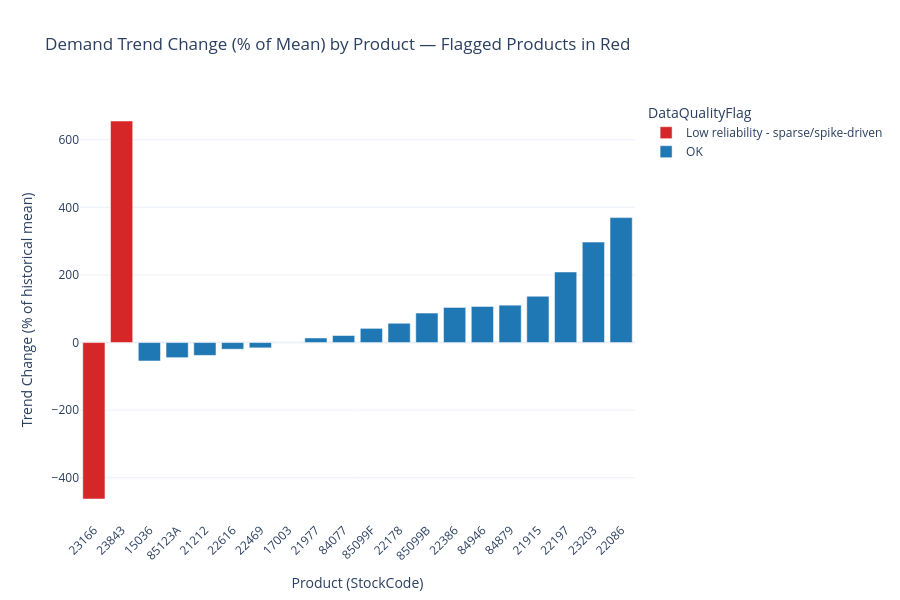

Notebook source saved alongside this figure:
### Code cell
import plotly.express as px

# Sort products by trend change (most negative → most positive)
seasonality_sorted = seasonality.sort_values(
    by='TrendChangeVsMean%',
    ascending=True
)

fig_trends = px.bar(
    seasonality_sorted,
    x='StockCode',
    y='TrendChangeVsMean%',
    color='DataQualityFlag',
    color_discrete_map={
        'OK': '#1f77b4',
        'Low reliability - sparse/spike-driven': '#d62728'
    },
    title='Demand Trend Change (% of Mean) by Product — Flagged Products in Red',
    labels={
        'TrendChangeVsMean%': 'Trend Change (% of historical mean)',
        'StockCode': 'Product'
    }
)

fig_trends.update_layout(
    xaxis_title='Product (StockCode)',
    yaxis_title='Trend Change (% of historical mean)',
    xaxis_tickangle=-45,
    template='plotly_white',
    height=600
)

fig_trends.show()

### Figure 1 — Plotly figure (JSON) as saved in the notebook; plotly's stock layout.template omitted (floating-point values rounded to 4 significant figures)
{"data": [{"hovertemplate": "DataQualityFlag=Low reliability - sparse/spike-driven<br>Product=%{x}<br>Trend Change (% of historical mean)=%{y}<extra></extra>", "legendgroup": "Low reliability - sparse/spike-driven", "marker": {"color": "#d62728", "pattern": {"shape": ""}}, "name": "Low reliability - sparse/spike-driven", "orientation": "v", "showlegend": true, "textposition": "auto", "type": "bar", "x": ["23166", "23843"], "xaxis": "x", "y": [-462.8, 655.4], "yaxis": "y"}, {"hovertemplate": "DataQualityFlag=OK<br>Product=%{x}<br>Trend Change (% of historical mean)=%{y}<extra></extra>", "legendgroup": "OK", "marker": {"color": "#1f77b4", "pattern": {"shape": ""}}, "name": "OK", "orientation": "v", "showlegend": true, "textposition": "auto", "type": "bar", "x": ["15036", "85123A", "21212", "22616", "22469", "17003", "21977", "84077", "85099F", "22178", "85099B", "22386", "84946", "84879", "21915", "22197", "23203", "22086"], "xaxis": "x", "y": [-54.5, -44.7, -38.0, -19.7, -15.7, -0.4, 13.6, 20.8, 42.0, 57.1, 87.3, 103.9, 106.8, 110.6, 137.0, 208.8, 297.2, 369.6], "yaxis": "y"}], "layout": {"barmode": "relative", "height": 600, "legend": {"title": {"text": "DataQualityFlag"}, "tracegroupgap": 0}, "title": {"text": "Demand Trend Change (% of Mean) by Product — Flagged Products in Red"}, "xaxis": {"anchor": "y", "domain": [0, 1], "tickangle": -45, "title": {"text": "Product (StockCode)"}}, "yaxis": {"anchor": "x", "domain": [0, 1], "title": {"text": "Trend Change (% of historical mean)"}}}}
